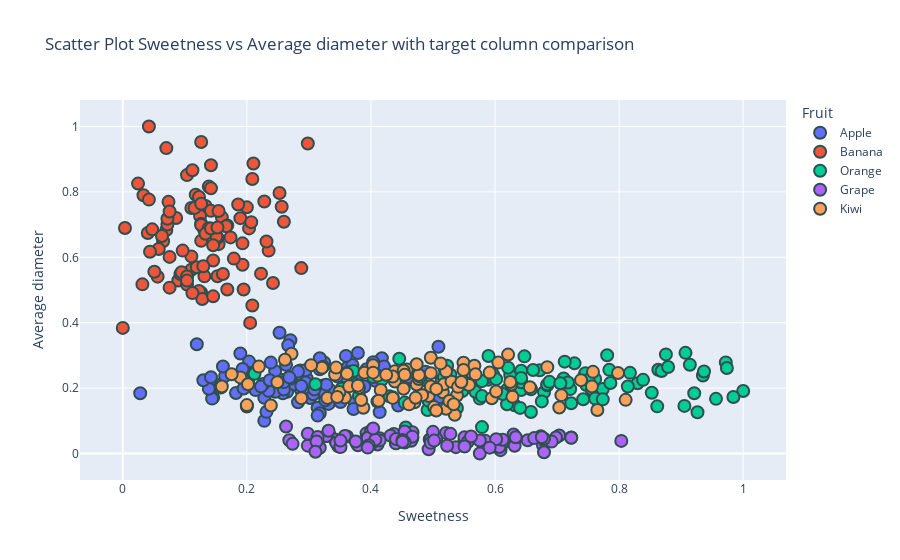

Write notebook code for a chart like this one.
### Markdown cell above
## Visualization after feature engineering

### Code cell
# Scatter plot among ['Weight', 'Average diameter', 'Average length', 'Peel hardness', 'Sweetness']
# and comparison with TARGET 'Fruit' 

feature_x = 'Sweetness'
feature_y = 'Average diameter'

scatter_plot(df_transformed, feature_x, feature_y, target='Fruit')
